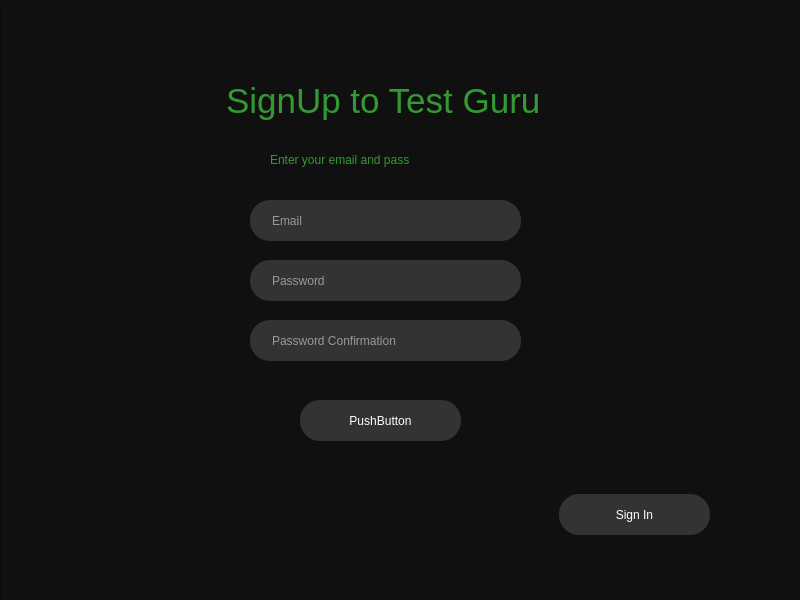
<?xml version="1.0" encoding="UTF-8"?>
<ui version="4.0">
 <class>TestGuru</class>
 <widget class="QMainWindow" name="TestGuru">
  <property name="geometry">
   <rect>
    <x>0</x>
    <y>0</y>
    <width>800</width>
    <height>600</height>
   </rect>
  </property>
  <property name="windowTitle">
   <string>Login</string>
  </property>
  <widget class="QWidget" name="centralwidget">
   <widget class="QStackedWidget" name="Layout">
    <property name="geometry">
     <rect>
      <x>0</x>
      <y>0</y>
      <width>801</width>
      <height>601</height>
     </rect>
    </property>
    <widget class="QWidget" name="page">
     <widget class="QFrame" name="frame">
      <property name="geometry">
       <rect>
        <x>0</x>
        <y>0</y>
        <width>801</width>
        <height>601</height>
       </rect>
      </property>
      <property name="styleSheet">
       <string notr="true">background: #101010
;</string>
      </property>
      <property name="frameShape">
       <enum>QFrame::StyledPanel</enum>
      </property>
      <property name="frameShadow">
       <enum>QFrame::Raised</enum>
      </property>
      <widget class="QLabel" name="label">
       <property name="geometry">
        <rect>
         <x>180</x>
         <y>70</y>
         <width>421</width>
         <height>61</height>
        </rect>
       </property>
       <property name="styleSheet">
        <string notr="true">text-align: center;
color: #393;
margin: 0 auto;
font-size: 35px;
font-family: 'Droid Sans';</string>
       </property>
       <property name="text">
        <string>SignUp to Test Guru</string>
       </property>
      </widget>
      <widget class="QLineEdit" name="passBox">
       <property name="geometry">
        <rect>
         <x>250</x>
         <y>260</y>
         <width>271</width>
         <height>41</height>
        </rect>
       </property>
       <property name="styleSheet">
        <string notr="true">padding-left: 20px;
padding-right: 20px;
border-radius: 20px;
background: #333;
color: #fefefe;</string>
       </property>
       <property name="placeholderText">
        <string>Password</string>
       </property>
      </widget>
      <widget class="QLineEdit" name="passConfBox">
       <property name="geometry">
        <rect>
         <x>250</x>
         <y>320</y>
         <width>271</width>
         <height>41</height>
        </rect>
       </property>
       <property name="styleSheet">
        <string notr="true">padding-left: 20px;
padding-right: 20px;
border-radius: 20px;
background: #333;
color: #fefefe;</string>
       </property>
       <property name="placeholderText">
        <string>Password Confirmation</string>
       </property>
      </widget>
      <widget class="QLineEdit" name="emailBox">
       <property name="geometry">
        <rect>
         <x>250</x>
         <y>200</y>
         <width>271</width>
         <height>41</height>
        </rect>
       </property>
       <property name="styleSheet">
        <string notr="true">padding-left: 20px;
padding-right: 20px;
border-radius: 20px;
background: #333;
color: #fefefe;</string>
       </property>
       <property name="placeholderText">
        <string>Email</string>
       </property>
      </widget>
      <widget class="QPushButton" name="pushButton">
       <property name="geometry">
        <rect>
         <x>300</x>
         <y>400</y>
         <width>161</width>
         <height>41</height>
        </rect>
       </property>
       <property name="styleSheet">
        <string notr="true">padding-left: 20px;
padding-right: 20px;
border-radius: 20px;
background: #333;
color: #fefefe;</string>
       </property>
       <property name="text">
        <string>PushButton</string>
       </property>
      </widget>
      <widget class="QLabel" name="regStatus">
       <property name="geometry">
        <rect>
         <x>270</x>
         <y>150</y>
         <width>211</width>
         <height>20</height>
        </rect>
       </property>
       <property name="styleSheet">
        <string notr="true">color: #393;</string>
       </property>
       <property name="text">
        <string>Enter your email and pass</string>
       </property>
      </widget>
      <widget class="QPushButton" name="pushButton_4">
       <property name="geometry">
        <rect>
         <x>559</x>
         <y>494</y>
         <width>151</width>
         <height>41</height>
        </rect>
       </property>
       <property name="styleSheet">
        <string notr="true">padding-left: 20px;
padding-right: 20px;
border-radius: 20px;
background: #333;
color: #fefefe;</string>
       </property>
       <property name="text">
        <string>Sign In</string>
       </property>
      </widget>
     </widget>
    </widget>
    <widget class="QWidget" name="page_2">
     <widget class="QFrame" name="frame_2">
      <property name="geometry">
       <rect>
        <x>0</x>
        <y>0</y>
        <width>811</width>
        <height>601</height>
       </rect>
      </property>
      <property name="styleSheet">
       <string notr="true">background: #101010;</string>
      </property>
      <property name="frameShape">
       <enum>QFrame::StyledPanel</enum>
      </property>
      <property name="frameShadow">
       <enum>QFrame::Raised</enum>
      </property>
      <widget class="QLabel" name="label_4">
       <property name="geometry">
        <rect>
         <x>180</x>
         <y>60</y>
         <width>421</width>
         <height>61</height>
        </rect>
       </property>
       <property name="styleSheet">
        <string notr="true">text-align: center;
color: #393;
margin: 0 auto;
font-size: 35px;
font-family: 'Droid Sans';</string>
       </property>
       <property name="text">
        <string>SignIn to Test Guru</string>
       </property>
      </widget>
      <widget class="QPushButton" name="pushButton_5">
       <property name="geometry">
        <rect>
         <x>539</x>
         <y>504</y>
         <width>161</width>
         <height>41</height>
        </rect>
       </property>
       <property name="styleSheet">
        <string notr="true">padding-left: 20px;
padding-right: 20px;
border-radius: 20px;
background: #333;
color: #fefefe;</string>
       </property>
       <property name="text">
        <string>SignUp</string>
       </property>
      </widget>
      <widget class="QLineEdit" name="signinEmail">
       <property name="geometry">
        <rect>
         <x>270</x>
         <y>200</y>
         <width>221</width>
         <height>51</height>
        </rect>
       </property>
       <property name="styleSheet">
        <string notr="true">padding-left: 20px;
padding-right: 20px;
border-radius: 20px;
background: #333;
color: #fefefe;</string>
       </property>
       <property name="placeholderText">
        <string>Your email</string>
       </property>
      </widget>
      <widget class="QLineEdit" name="signinPass">
       <property name="geometry">
        <rect>
         <x>270</x>
         <y>270</y>
         <width>221</width>
         <height>51</height>
        </rect>
       </property>
       <property name="styleSheet">
        <string notr="true">padding-left: 20px;
padding-right: 20px;
border-radius: 20px;
background: #333;
color: #fefefe;</string>
       </property>
       <property name="placeholderText">
        <string>Your password</string>
       </property>
      </widget>
      <widget class="QPushButton" name="pushButton_6">
       <property name="geometry">
        <rect>
         <x>320</x>
         <y>350</y>
         <width>121</width>
         <height>41</height>
        </rect>
       </property>
       <property name="styleSheet">
        <string notr="true">padding-left: 20px;
padding-right: 20px;
border-radius: 20px;
background: #333;
color: #fefefe;
</string>
       </property>
       <property name="text">
        <string>SignIn</string>
       </property>
      </widget>
      <widget class="QLabel" name="signinStatus">
       <property name="geometry">
        <rect>
         <x>290</x>
         <y>150</y>
         <width>191</width>
         <height>17</height>
        </rect>
       </property>
       <property name="styleSheet">
        <string notr="true">color: #393;
</string>
       </property>
       <property name="text">
        <string>Enter your email and password</string>
       </property>
      </widget>
     </widget>
    </widget>
    <widget class="QWidget" name="page_3">
     <widget class="QFrame" name="frame_3">
      <property name="geometry">
       <rect>
        <x>-10</x>
        <y>0</y>
        <width>811</width>
        <height>601</height>
       </rect>
      </property>
      <property name="styleSheet">
       <string notr="true">background: #101010;</string>
      </property>
      <property name="frameShape">
       <enum>QFrame::StyledPanel</enum>
      </property>
      <property name="frameShadow">
       <enum>QFrame::Raised</enum>
      </property>
      <widget class="QLabel" name="ksajfksaljf">
       <property name="geometry">
        <rect>
         <x>40</x>
         <y>40</y>
         <width>461</width>
         <height>61</height>
        </rect>
       </property>
       <property name="styleSheet">
        <string notr="true">text-align: center;
color: #393;
margin: 0 auto;
font-size: 35px;
font-family: 'Droid Sans';</string>
       </property>
       <property name="text">
        <string>Welcome to TestGuru,</string>
       </property>
      </widget>
      <widget class="QLabel" name="welcome">
       <property name="geometry">
        <rect>
         <x>440</x>
         <y>40</y>
         <width>281</width>
         <height>61</height>
        </rect>
       </property>
       <property name="styleSheet">
        <string notr="true">text-align: center;
color: #393;
margin: 0 auto;
font-size: 35px;
font-family: 'Droid Sans';</string>
       </property>
       <property name="text">
        <string/>
       </property>
      </widget>
      <widget class="QFrame" name="frame_4">
       <property name="geometry">
        <rect>
         <x>290</x>
         <y>160</y>
         <width>491</width>
         <height>291</height>
        </rect>
       </property>
       <property name="styleSheet">
        <string notr="true">background: #f0f0f0;
</string>
       </property>
       <property name="frameShape">
        <enum>QFrame::StyledPanel</enum>
       </property>
       <property name="frameShadow">
        <enum>QFrame::Raised</enum>
       </property>
       <widget class="QScrollArea" name="scrollArea">
        <property name="geometry">
         <rect>
          <x>0</x>
          <y>0</y>
          <width>491</width>
          <height>291</height>
         </rect>
        </property>
        <property name="widgetResizable">
         <bool>true</bool>
        </property>
        <widget class="QWidget" name="scrollAreaWidgetContents">
         <property name="geometry">
          <rect>
           <x>0</x>
           <y>0</y>
           <width>489</width>
           <height>289</height>
          </rect>
         </property>
         <widget class="QTableView" name="tableView">
          <property name="geometry">
           <rect>
            <x>0</x>
            <y>0</y>
            <width>491</width>
            <height>291</height>
           </rect>
          </property>
         </widget>
        </widget>
       </widget>
      </widget>
      <widget class="QPushButton" name="showTests">
       <property name="geometry">
        <rect>
         <x>89</x>
         <y>180</y>
         <width>151</width>
         <height>21</height>
        </rect>
       </property>
       <property name="styleSheet">
        <string notr="true">Padding: 1px;
Border-radius: 5px;
Background: #393;
Color: #fefefe;</string>
       </property>
       <property name="text">
        <string>Show tests</string>
       </property>
      </widget>
     </widget>
    </widget>
    <widget class="QWidget" name="page_4">
     <widget class="QFrame" name="frame_5">
      <property name="geometry">
       <rect>
        <x>0</x>
        <y>0</y>
        <width>811</width>
        <height>601</height>
       </rect>
      </property>
      <property name="styleSheet">
       <string notr="true">background: #101010;</string>
      </property>
      <property name="frameShape">
       <enum>QFrame::StyledPanel</enum>
      </property>
      <property name="frameShadow">
       <enum>QFrame::Raised</enum>
      </property>
      <widget class="QFrame" name="frame_6">
       <property name="geometry">
        <rect>
         <x>40</x>
         <y>140</y>
         <width>711</width>
         <height>361</height>
        </rect>
       </property>
       <property name="styleSheet">
        <string notr="true">background: grey;</string>
       </property>
       <property name="frameShape">
        <enum>QFrame::StyledPanel</enum>
       </property>
       <property name="frameShadow">
        <enum>QFrame::Raised</enum>
       </property>
       <widget class="QTableView" name="questions">
        <property name="geometry">
         <rect>
          <x>0</x>
          <y>0</y>
          <width>711</width>
          <height>361</height>
         </rect>
        </property>
       </widget>
      </widget>
      <widget class="QWidget" name="layoutWidget">
       <property name="geometry">
        <rect>
         <x>40</x>
         <y>40</y>
         <width>355</width>
         <height>51</height>
        </rect>
       </property>
       <layout class="QHBoxLayout" name="horizontalLayout">
        <item>
         <widget class="QLabel" name="question_title">
          <property name="styleSheet">
           <string notr="true">text-align: center;
color: #393;
margin: 0 auto;
font-size: 35px;
font-family: 'Droid Sans';</string>
          </property>
          <property name="text">
           <string>Question:</string>
          </property>
         </widget>
        </item>
        <item>
         <widget class="QLabel" name="question_number">
          <property name="styleSheet">
           <string notr="true">text-align: center;
color: #393;
margin: 0 auto;
font-size: 35px;
font-family: 'Droid Sans';</string>
          </property>
          <property name="text">
           <string/>
          </property>
         </widget>
        </item>
       </layout>
      </widget>
      <widget class="QPushButton" name="back">
       <property name="geometry">
        <rect>
         <x>570</x>
         <y>50</y>
         <width>181</width>
         <height>31</height>
        </rect>
       </property>
       <property name="styleSheet">
        <string notr="true">Padding: 1px;
Border-radius: 5px;
Background: #cc0000;
Color: #fefefe;</string>
       </property>
       <property name="text">
        <string>Назад к тестам</string>
       </property>
      </widget>
     </widget>
    </widget>
   </widget>
  </widget>
 </widget>
 <resources/>
 <connections/>
</ui>
